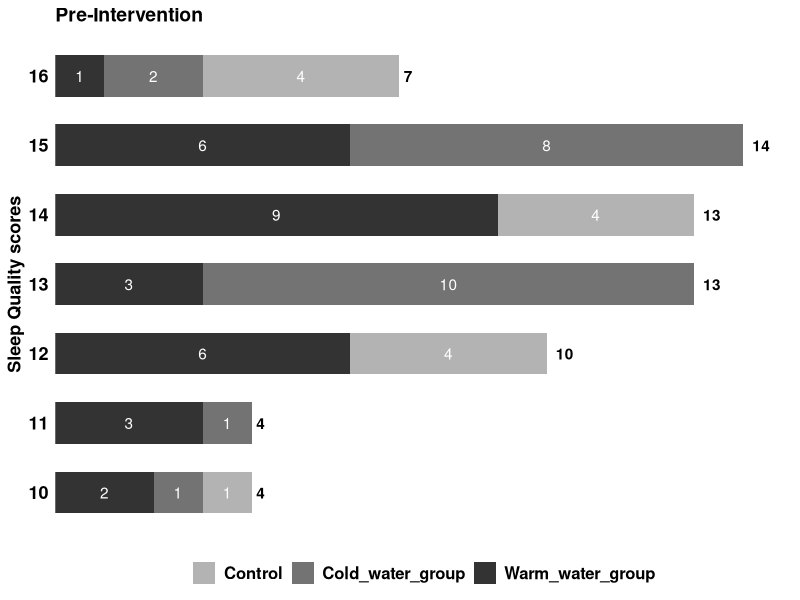

R code for this plot:
# نصب و بارگذاری بستههای مورد نیاز
if (!require("tidyverse")) install.packages("tidyverse")
library(tidyverse)
if (!require("ggplot2")) install.packages("ggplot2")
library(ggplot2)

# ساخت یک دیتافریم نمونه
data <- data.frame(
  Score = 10:16,
  Warm_water_group = c(2, 3, 6, 3, 9, 6, 1),
  Cold_water_group = c(1, 1, 0, 10, 0, 8, 2),
  Control = c(1, 0, 4, 0, 4, 0, 4)
)

# تبدیل داده ها به فرمت Long
data_long <- pivot_longer(data, cols = -Score, names_to = "Group", values_to = "Value")

# تنظیم ترتیب فاکتورها برای نمایش گروه ها
data_long$Group <- factor(data_long$Group, levels = c("Control", "Cold_water_group", "Warm_water_group"))

# محاسبه جمع کل برای هر Score
data_summary <- data_long %>%
  group_by(Score) %>%
  summarise(Total = sum(Value), .groups = 'drop')

# رسم نمودار افقی با ترتیب گروه های مطلوب
  p <- ggplot(data_long, aes(x = factor(Score), y = Value, fill = Group)) +
  geom_bar(stat = "identity", position = "stack", width = 0.6) +
  geom_text(aes(label = ifelse(Value == 0, '', Value)), position = position_stack(vjust = 0.5), color = "white") +  # نمایش مقادیر داخل میلهها با رنگ سفید
  geom_text(data = data_summary, aes(x = factor(Score), y = Total, label = Total, fill = NULL), inherit.aes = FALSE, vjust = 0.5, hjust = -0.5, color = "black", fontface = "bold") +  # نمایش مقادیر کل
  labs(x = "Sleep Quality scores", y = NULL, title = "Pre-Intervention") +
  scale_fill_manual(values = c("Warm_water_group" = "grey20", "Cold_water_group" = "grey45", "Control" = "grey70")) +
  scale_y_continuous(expand = expansion(add = c(0, 1))) +
  theme_minimal() +
  theme(panel.grid.major = element_blank(),
        panel.grid.minor = element_blank(),
        panel.background = element_blank(),
        axis.title.y = element_text(face = "bold", size = 13),
        axis.text.y = element_text(size = 13, color = "black", face = "bold"),
        axis.ticks.x = element_blank(),
        axis.text.x = element_blank(),
        legend.position = "bottom",
        legend.title = element_blank(),
        legend.text = element_text(size = 12, face = "bold"),
        plot.title = element_text(face = "bold", size = 14)) +
  coord_flip()

# دانلود نمودار با ggsave
ggsave("high_quality_chart Pre intervention.png", plot = p, width = 10, height = 6, dpi = 300)
